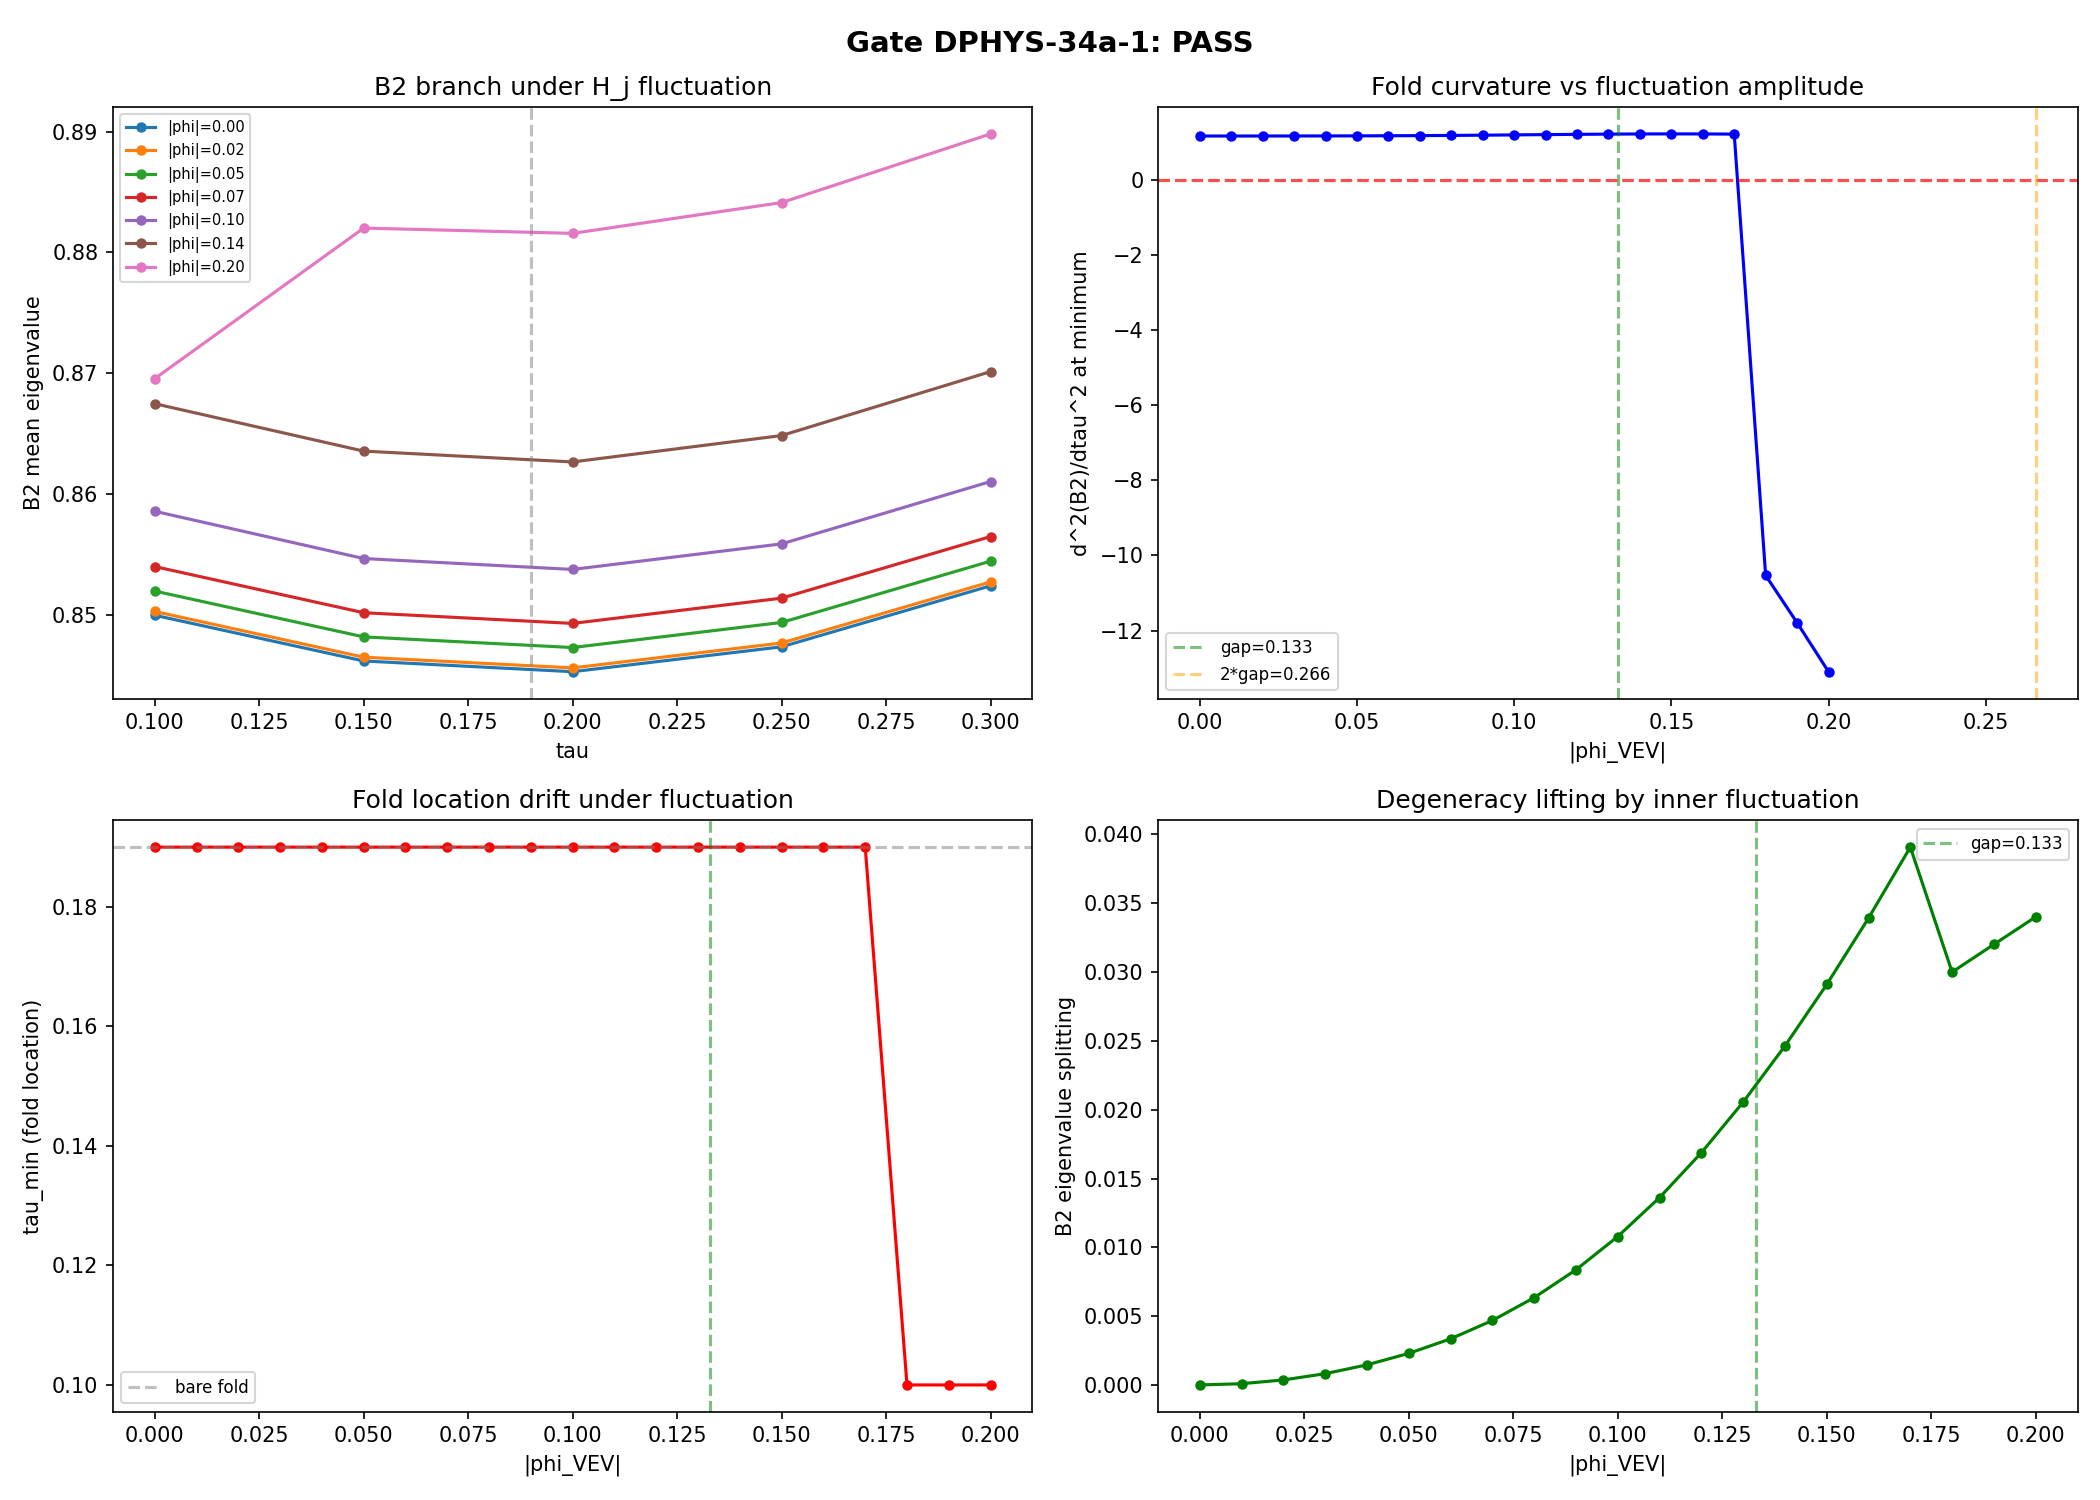

Recreate this plot in Python.
"""
Session 34a: D_phys = D_K + phi + J*phi*J^{-1} Construction and Fold Survival
=============================================================================
EXISTENTIAL GATE: Does the B2 eigenvalue fold at tau~0.190 survive inner fluctuations?

The inner fluctuation phi = sum_i a_i[D_K, b_i] with a_i, b_i in A_F = C + H + M_3(C)
introduces off-diagonal terms mixing U(2) branches (B1, B2, B3).

Method:
  1. Load bare D_K eigenvectors from s23a_kosmann_singlet.npz
  2. Construct A_F = C + H + M_3(C) action on H_F = C^{16}
  3. Compute phi = sum_i a_i[D_K, b_i] for independent generators b_i
  4. Identify WORST CASE phi direction (maximally perturbs B2 branch)
  5. Construct D_phys = D_K + phi + J*phi*J^{-1}
  6. Diagonalize across tau sweep; locate B2-analog minimum

Gate DPHYS-34a-1 (pre-registered):
  PASS:        B2 fold persists (d2 > 0 at some tau in [0.14, 0.24]) at |phi| = gap_{B2-B3} = 0.07
  STRONG PASS: Fold persists up to |phi| = 2*gap = 0.14
  FAIL:        Fold destroyed (d2 <= 0) at |phi| = gap_{B2-B3}

Author: bap (baptista-spacetime-analyst), Session 34a
Date: 2026-03-06
"""

import os
import time
import numpy as np
from numpy.linalg import eigh, inv
from scipy.interpolate import CubicSpline
import matplotlib
matplotlib.use('Agg')
import matplotlib.pyplot as plt

SCRIPT_DIR = os.path.dirname(os.path.abspath(__file__))
t0 = time.time()

# ======================================================================
#  Constants
# ======================================================================

TAU_VALUES = np.array([0.0, 0.10, 0.15, 0.20, 0.25, 0.30, 0.35, 0.40, 0.50])

# Branch indices in A_antisym 8x8 basis (positive eigenvalue sector)
B3_IDX = np.array([0, 1, 2])
B2_IDX = np.array([3, 4, 5, 6])
B1_IDX = np.array([7])

# Gap at tau=0.20: B2-B3 ~ 0.133, B2-B1 ~ 0.026
GAP_B2_B3 = 0.133   # Will be recomputed per tau

# ======================================================================
#  Part 0: J operator (charge conjugation on Cliff(R^8))
# ======================================================================

def build_J_operator(gammas):
    """Build J = C2 * complex_conjugation on C^{16}.

    For KO-dimension 0 (internal 8-manifold SU(3)):
      epsilon = +1: J D J^{-1} = +D  (J commutes with D)
      J^2 = +1

    The correct charge conjugation matrix is C2 = gamma_1 * gamma_3 * gamma_5 * gamma_7
    (product of the four REAL/SYMMETRIC gamma matrices in our tensor-product basis).
    This satisfies C2 gamma_a C2^{-1} = -gamma_a^T for all a.

    The alternative C1 = gamma_2 * gamma_4 * gamma_6 * gamma_8 (product of imaginary gammas)
    gives C1 gamma_a C1^{-1} = +gamma_a^T but J_C1 D J_C1^{-1} = -D (wrong sign).

    DERIVATION: D_K = i * Omega where Omega = (1/4) sum Gamma^b_{ac} gamma_a gamma_b gamma_c.
    Gamma^b_{ac} are real. D_K^* = -i * Omega^* where Omega^* involves gamma_a^*.
    For J(v) = C conj(v): J D J^{-1} = C D^* C^{-1}.
    D^* = (i*Omega)^* = -i * (product of gamma^*).
    Using C2 gamma_a^* C2^{-1}: since gamma_{odd} are real and gamma_{even} are pure-imaginary,
    gamma_a^* = gamma_a for odd, gamma_a^* = -gamma_a for even.
    C2 gamma_a^* C2^{-1} = C2 (sign_a * gamma_a) C2^{-1} = sign_a * (-gamma_a^T)
    For real gammas (odd): sign=+1, C2 gamma C2^{-1} = -gamma^T
    For imag gammas (even): sign=-1, C2 (-gamma) C2^{-1} = +gamma^T
    The product of 3 gammas picks up the transpose of each with reversed order,
    and the 3 signs from C2 and the 3 conjugation signs combine to give
    C2 (gamma_a gamma_b gamma_c)^* C2^{-1} = gamma_c^T gamma_b^T gamma_a^T
    = (gamma_a gamma_b gamma_c)^T.
    So C2 Omega^* C2^{-1} = Omega^T = -Omega (anti-hermitian).
    Then J D J^{-1} = C2 (-i Omega^*) C2^{-1} = -i * (-Omega) = i*Omega = D. QED.

    Returns:
        C2: (16,16) matrix such that J(v) = C2 @ conj(v), J D J^{-1} = +D
    """
    # C2 = gamma_1 * gamma_3 * gamma_5 * gamma_7 (0-indexed: gammas[0]*gammas[2]*gammas[4]*gammas[6])
    C2 = gammas[0] @ gammas[2] @ gammas[4] @ gammas[6]

    # Verify J^2 = +I: C2 * conj(C2) = I (C2 is real, so C2^2 = I)
    err_sq = np.max(np.abs(C2 @ C2 - np.eye(16)))
    assert err_sq < 1e-13, f"C2^2 != +I, err = {err_sq}"

    # Verify C2 gamma_a C2^{-1} = -gamma_a^T for all a
    C2_inv = np.linalg.inv(C2)
    for a in range(8):
        test = C2 @ gammas[a] @ C2_inv
        err = np.max(np.abs(test + gammas[a].T))
        assert err < 1e-13, f"C2 gamma_{a} C2^{{-1}} != -gamma_{a}^T, err = {err}"

    return C2


def apply_J_to_matrix(C2, M):
    """Compute J M J^{-1} for a linear operator M.

    J is antilinear: J(psi) = C2 conj(psi).
    C2 is real (C2* = C2) and C2^2 = I (C2^{-1} = C2).

    For linear M:
        J M J^{-1}(v) = C2 conj(M C2 conj(v)) = C2 M* C2* v = C2 M* C2 v

    Returns:
        J M J^{-1}: (16,16) matrix
    """
    return C2 @ np.conj(M) @ C2


# ======================================================================
#  Part 1: A_F = C + H + M_3(C) generators on C^16
# ======================================================================

def flat_idx(row, col):
    """Convert 4x4 internal matrix position to flat 16-index (Baptista convention)."""
    if row == 0 and col == 0:
        return 0
    elif row == 0:
        return col
    elif col == 0:
        return row + 3
    else:
        return 7 + 3 * (row - 1) + (col - 1)


def build_AF_gen_16(L_4x4, R_4x4):
    """Build 16x16 A_F generator from 4x4 left and right actions.

    pi(a)_{flat(i,j), flat(k,l)} = L_{ik} * R_{lj}
    """
    gen = np.zeros((16, 16), dtype=complex)
    for i in range(4):
        for j in range(4):
            fi = flat_idx(i, j)
            for k in range(4):
                for l in range(4):
                    fk = flat_idx(k, l)
                    gen[fi, fk] = L_4x4[i, k] * R_4x4[l, j]
    return gen


def build_AF_generators():
    """Build all independent A_F generators as 16x16 matrices.

    A_F = C + H + M_3(C):
      C: 2 real generators (Re(lambda), Im(lambda))
      H: 4 real generators (1, i, j, k) -- but H_1 = identity on doublet sector
         We use 3 traceless generators (i, j, k) for the fluctuation.
      M_3(C): 18 real generators (9 Re + 9 Im of elementary matrices)

    For inner fluctuations phi = a[D,b], only the TRACELESS part matters
    (identity commutes with everything). So we use:
      C: Im(lambda) only (Re is part of identity)
      H: i, j, k (3 generators)
      M_3: 8 traceless generators of su(3) embedded as M_3(C) gens

    Returns:
        list of (name, 16x16 matrix) tuples
    """
    gens = []

    # --- C: Im(lambda) ---
    L = np.zeros((4, 4), dtype=complex)
    L[0, 0] = 1j       # lambda = i on up-RH
    L[1, 1] = -1j      # lambda-bar = -i on down-RH
    L[2, 2] = 1j       # lambda on nu_L
    L[3, 3] = -1j      # lambda-bar on e_L
    R = np.eye(4, dtype=complex)
    gens.append(('C_Im', build_AF_gen_16(L, R)))

    # --- H: i, j, k generators (act on LH doublet rows 2-3) ---
    # H_i: diag(i, -i) on doublet
    L = np.zeros((4, 4), dtype=complex)
    L[0, 0] = 1j       # q0+iq1 -> i
    L[1, 1] = -1j      # q0-iq1 -> -i
    L[2, 2] = 1j       # diag(i,-i) on doublet
    L[3, 3] = -1j
    R = np.eye(4, dtype=complex)
    gens.append(('H_i', build_AF_gen_16(L, R)))

    # H_j: [[0,1],[-1,0]] on doublet, 0 on RH
    L = np.zeros((4, 4), dtype=complex)
    L[2, 3] = 1.0
    L[3, 2] = -1.0
    R = np.eye(4, dtype=complex)
    gens.append(('H_j', build_AF_gen_16(L, R)))

    # H_k: [[0,i],[i,0]] on doublet, 0 on RH
    L = np.zeros((4, 4), dtype=complex)
    L[2, 3] = 1j
    L[3, 2] = 1j
    R = np.eye(4, dtype=complex)
    gens.append(('H_k', build_AF_gen_16(L, R)))

    # --- M_3(C): traceless hermitian generators (Gell-Mann-like on color indices) ---
    # These act on cols 1-3 via right multiplication: R = diag(0, m^T)
    # We use 8 su(3) generators plus scaling for the trace part
    # For off-diagonal real: E_{ab} + E_{ba} (a<b, 3 of them)
    # For off-diagonal imag: i(E_{ab} - E_{ba}) (a<b, 3 of them)
    # For diagonal: lambda_3 and lambda_8 analogs (2 of them)

    def m3_gen(m_3x3):
        """Build 16x16 from a 3x3 matrix acting on color (cols 1-3)."""
        L = np.eye(4, dtype=complex)
        R = np.zeros((4, 4), dtype=complex)
        R[0, 0] = 0  # No action on lepton column
        R[1:4, 1:4] = m_3x3.T  # Right action by m^T on quark colors
        return build_AF_gen_16(L, R)

    # 8 traceless hermitian generators of su(3)_color
    # Using Gell-Mann matrices
    gm = []
    gm.append(np.array([[0,1,0],[1,0,0],[0,0,0]], dtype=complex))  # lambda_1
    gm.append(np.array([[0,-1j,0],[1j,0,0],[0,0,0]], dtype=complex))  # lambda_2
    gm.append(np.array([[1,0,0],[0,-1,0],[0,0,0]], dtype=complex))  # lambda_3
    gm.append(np.array([[0,0,1],[0,0,0],[1,0,0]], dtype=complex))  # lambda_4
    gm.append(np.array([[0,0,-1j],[0,0,0],[1j,0,0]], dtype=complex))  # lambda_5
    gm.append(np.array([[0,0,0],[0,0,1],[0,1,0]], dtype=complex))  # lambda_6
    gm.append(np.array([[0,0,0],[0,0,-1j],[0,1j,0]], dtype=complex))  # lambda_7
    gm.append(np.array([[1,0,0],[0,1,0],[0,0,-2]], dtype=complex)/np.sqrt(3))  # lambda_8

    for k, g in enumerate(gm):
        gens.append((f'M3_{k}', m3_gen(g)))

    # Also add the trace part of M_3 (identity on colors)
    # This acts as identity on quarks, 0 on leptons
    m_id = np.eye(3, dtype=complex)
    gens.append(('M3_id', m3_gen(m_id)))

    return gens


# ======================================================================
#  Part 2: Construct phi = sum_i a_i [D_K, b_i] in eigenspinor basis
# ======================================================================

def compute_phi_generators(D_K_diag, evecs, af_gens):
    """Compute [D_K, b_i] for each A_F generator b_i in the D_K eigenspinor basis.

    In the eigenspinor basis:
        [D_K, b_i]_{nm} = (lambda_n - lambda_m) * <psi_n|b_i|psi_m>

    This gives the INDEPENDENT fluctuation directions. The space of inner
    fluctuations is spanned by these matrices.

    Args:
        D_K_diag: (16,) eigenvalues of D_K
        evecs: (16,16) columns are eigenspinors
        af_gens: list of (name, 16x16 matrix) from build_AF_generators

    Returns:
        phi_basis: list of (name, 16x16 matrix in eigenspinor basis) -- the [D_K, b_i]
    """
    phi_basis = []
    for name, gen in af_gens:
        # Transform generator to eigenspinor basis
        gen_eig = evecs.conj().T @ gen @ evecs

        # Apply [D_K, gen]: multiply by (lambda_n - lambda_m)
        n = len(D_K_diag)
        comm = np.zeros((n, n), dtype=complex)
        for i in range(n):
            for j in range(n):
                comm[i, j] = (D_K_diag[i] - D_K_diag[j]) * gen_eig[i, j]

        # Check if this is non-negligible
        norm = np.max(np.abs(comm))
        if norm > 1e-12:
            phi_basis.append((name, comm, norm))

    return phi_basis


def find_worst_case_phi(phi_basis, B2_mode_indices, B3_mode_indices, B1_mode_indices):
    """Find the phi direction that maximally perturbs B2 eigenvalues.

    The worst case is the phi that maximizes the B2-B3 or B2-B1 mixing,
    as this would destroy the fold structure.

    Strategy: for each phi generator, compute the coupling between B2 and
    other branches. The worst case is the one with largest off-diagonal
    norm in the B2 rows/columns connecting to B3 or B1.

    Returns:
        worst_idx: index into phi_basis
        worst_name: name of worst generator
        mixing_strength: maximum |phi_{B2,B3}| or |phi_{B2,B1}| per unit phi amplitude
    """
    worst_mixing = 0
    worst_idx = 0
    worst_name = ''
    mixing_details = []

    for idx, (name, comm, norm) in enumerate(phi_basis):
        # Extract B2-B3 mixing block
        b2_b3_block = comm[np.ix_(B2_mode_indices, B3_mode_indices)]
        b2_b1_block = comm[np.ix_(B2_mode_indices, B1_mode_indices)]

        b2_b3_mix = np.max(np.abs(b2_b3_block)) if b2_b3_block.size > 0 else 0
        b2_b1_mix = np.max(np.abs(b2_b1_block)) if b2_b1_block.size > 0 else 0

        # Also check intra-B2 mixing (lifts degeneracy)
        b2_b2_block = comm[np.ix_(B2_mode_indices, B2_mode_indices)]
        b2_b2_offdiag = np.max(np.abs(b2_b2_block - np.diag(np.diag(b2_b2_block))))

        total_mix = max(b2_b3_mix, b2_b1_mix)
        mixing_details.append((name, b2_b3_mix, b2_b1_mix, b2_b2_offdiag, norm))

        if total_mix > worst_mixing:
            worst_mixing = total_mix
            worst_idx = idx
            worst_name = name

    return worst_idx, worst_name, worst_mixing, mixing_details


# ======================================================================
#  Part 3: D_phys construction and eigenvalue computation
# ======================================================================

def construct_D_phys(D_K_diag, evecs, phi_eig, phi_amplitude, B):
    """Construct D_phys = D_K + phi_VEV + J phi_VEV J^{-1} and diagonalize.

    Works in the ORIGINAL (non-eigenspinor) basis for J consistency.

    Args:
        D_K_diag: (16,) eigenvalues
        evecs: (16,16) eigenspinor columns
        phi_eig: (16,16) phi in eigenspinor basis (one generator direction)
        phi_amplitude: scalar amplitude |phi_VEV|
        B: (16,16) J operator matrix

    Returns:
        evals_phys: (16,) sorted eigenvalues of D_phys
        evecs_phys: (16,16) eigenvectors of D_phys
    """
    # D_K in original basis
    D_K_orig = evecs @ np.diag(D_K_diag) @ evecs.conj().T

    # phi in original basis
    phi_orig = evecs @ (phi_amplitude * phi_eig) @ evecs.conj().T

    # J phi J^{-1} in original basis
    J_phi_J = apply_J_to_matrix(B, phi_orig)

    # D_phys = D_K + phi + J phi J^{-1}
    D_phys = D_K_orig + phi_orig + J_phi_J

    # Hermiticity check (D_K is NOT hermitian -- it's anti-hermitian in math convention)
    # Actually D_K has real eigenvalues from the data, so it IS hermitian in the
    # stored eigenbasis. Let me check.
    herm_err = np.max(np.abs(D_phys - D_phys.conj().T))

    # Diagonalize
    evals, evecs_out = eigh(D_phys)

    return evals, evecs_out, herm_err


def identify_B2_branch(evals_phys, evals_bare, evecs_phys, evecs_bare):
    """Identify which eigenvalues of D_phys correspond to the B2 branch.

    Uses overlap with bare B2 eigenvectors to track the branch through
    the fluctuation.

    The B2 bare modes are indices 9-12 (positive evals sorted ascending:
    B1=8, B2=9,10,11,12, B3=13,14,15). But eigenvalue ordering may differ.

    Uses maximum overlap criterion.

    Returns:
        b2_phys_indices: indices into evals_phys that correspond to B2
        overlaps: overlap matrix
    """
    # Positive eigenvalues of bare D_K (sorted)
    pos_bare = np.where(evals_bare > 0)[0]
    pos_bare_sorted = pos_bare[np.argsort(evals_bare[pos_bare])]
    # B1 = lowest positive = pos_bare_sorted[0]
    # B2 = next 4 = pos_bare_sorted[1:5]
    # B3 = top 3 = pos_bare_sorted[5:8]
    b2_bare_indices = pos_bare_sorted[1:5]

    # Positive eigenvalues of D_phys
    pos_phys = np.where(evals_phys > 0)[0]
    pos_phys_sorted = pos_phys[np.argsort(evals_phys[pos_phys])]

    # Compute overlap matrix: |<psi_phys_i | psi_bare_j>|^2
    # Sum over bare B2 modes to assign each phys mode a B2-ness
    b2_ness = np.zeros(len(pos_phys_sorted))
    for i_ph, idx_ph in enumerate(pos_phys_sorted):
        for idx_b in b2_bare_indices:
            overlap = np.abs(np.dot(evecs_phys[:, idx_ph].conj(), evecs_bare[:, idx_b]))**2
            b2_ness[i_ph] += overlap

    # Select the 4 modes with highest B2-ness
    b2_phys_local = np.argsort(b2_ness)[-4:]
    b2_phys_indices = pos_phys_sorted[b2_phys_local]

    return b2_phys_indices, b2_ness


# ======================================================================
#  Part 4: Main computation
# ======================================================================

def main():
    print("=" * 78)
    print("Session 34a: D_phys = D_K + phi + J*phi*J^{-1}")
    print("Gate DPHYS-34a-1: B2 fold survival under inner fluctuations")
    print("=" * 78)

    # --- Load data ---
    kosmann = np.load(os.path.join(SCRIPT_DIR, 's23a_kosmann_singlet.npz'),
                      allow_pickle=True)
    tau_vals = kosmann['tau_values']
    print(f"\nLoaded s23a_kosmann_singlet.npz: {len(tau_vals)} tau values")

    # --- Build Clifford algebra and J operator ---
    from tier1_dirac_spectrum import (su3_generators as _su3g, compute_structure_constants as _csc,
        compute_killing_form as _ckf, jensen_metric as _jm, orthonormal_frame as _of,
        frame_structure_constants as _fsc, connection_coefficients as _cc,
        build_cliff8 as _bc8, spinor_connection_offset as _sco)

    gammas = _bc8()
    B_J = build_J_operator(gammas)
    print(f"J operator: C2 = gamma_1*gamma_3*gamma_5*gamma_7, C2^2 = +I verified")

    # Cross-check: J D_K J^{-1} = +D_K at tau=0.20 (from first principles)
    _gens = _su3g()
    _fabc = _csc(_gens)
    _Bk = _ckf(_fabc)
    _gs = _jm(_Bk, 0.20)
    _E = _of(_gs)
    _ft = _fsc(_fabc, _E)
    _Gam = _cc(_ft)
    _Om = _sco(_Gam, gammas)
    D_K_direct = 1j * _Om
    JDJ_check = apply_J_to_matrix(B_J, D_K_direct)
    jdj_err = np.max(np.abs(JDJ_check - D_K_direct))
    print(f"  Cross-check: |J D_K J^{{-1}} - D_K| = {jdj_err:.2e} at tau=0.20")
    assert jdj_err < 1e-10, f"J D J^{{-1}} != D, err = {jdj_err}"
    print(f"  PASS: J commutes with D_K (epsilon = +1, KO-dim 0)")

    # Cross-check: stored eigenvectors reconstruct i*Omega
    _ev3 = kosmann['eigenvalues_3']
    _ec3 = kosmann['eigenvectors_3']
    D_K_from_stored = _ec3 @ np.diag(_ev3) @ _ec3.conj().T
    dk_match_err = np.max(np.abs(D_K_from_stored - D_K_direct))
    print(f"  |D_K(stored) - i*Omega(direct)| = {dk_match_err:.2e} at tau=0.20")
    if dk_match_err > 1e-10:
        print(f"  WARNING: stored eigenvectors may use different convention!")

    # --- Build A_F generators ---
    af_gens = build_AF_generators()
    print(f"A_F generators: {len(af_gens)} total")
    for name, gen in af_gens:
        print(f"  {name}: max|entry| = {np.max(np.abs(gen)):.4f}")

    # ================================================================
    #  CROSS-CHECK 1: A_F generators commute with each other within factors
    # ================================================================
    print("\n--- Cross-check: A_F generator algebra ---")
    # C and H generators should commute with M_3 generators
    c_gens = [(n,g) for n,g in af_gens if n.startswith('C_')]
    h_gens = [(n,g) for n,g in af_gens if n.startswith('H_')]
    m3_gens = [(n,g) for n,g in af_gens if n.startswith('M3_')]

    max_ch_m3_err = 0
    for cn, cg in c_gens + h_gens:
        for mn, mg in m3_gens:
            comm = cg @ mg - mg @ cg
            err = np.max(np.abs(comm))
            max_ch_m3_err = max(max_ch_m3_err, err)
    print(f"  max |[C+H, M_3]| = {max_ch_m3_err:.2e} (should be ~0)")

    # ================================================================
    #  MAIN LOOP: Compute phi generators and D_phys across tau values
    # ================================================================

    # Use tau indices 1-5 (tau = 0.10, 0.15, 0.20, 0.25, 0.30) for the fold region
    tau_scan_indices = [1, 2, 3, 4, 5]
    phi_amplitudes = np.linspace(0, 0.20, 21)  # 0 to 0.20 in steps of 0.01

    results = {}

    # First pass: identify worst-case phi direction at tau=0.20 (fold center)
    print("\n--- Phase 1: Identify worst-case phi direction at tau=0.20 ---")
    ti_ref = 3  # tau=0.20
    evals_ref = kosmann[f'eigenvalues_{ti_ref}']
    evecs_ref = kosmann[f'eigenvectors_{ti_ref}']

    # Eigenvalue ordering: eigh returns sorted ascending
    sort_idx = np.argsort(evals_ref)
    evals_sorted = evals_ref[sort_idx]
    evecs_sorted = evecs_ref[:, sort_idx]

    print(f"  tau = {tau_vals[ti_ref]:.2f}")
    print(f"  Eigenvalues (sorted): {evals_sorted}")

    # Positive eigenvalue indices (sorted ascending)
    pos_mask = evals_sorted > 0
    pos_indices = np.where(pos_mask)[0]
    pos_evals = evals_sorted[pos_indices]
    print(f"  Positive evals: {pos_evals}")
    print(f"  B1 = {pos_evals[0]:.6f} (idx {pos_indices[0]})")
    print(f"  B2 = {pos_evals[1:5]} (idx {pos_indices[1:5]})")
    print(f"  B3 = {pos_evals[5:8]} (idx {pos_indices[5:8]})")

    gap_b2_b1 = pos_evals[1] - pos_evals[0]
    gap_b3_b2 = pos_evals[5] - pos_evals[4]
    print(f"  Gap B2-B1 = {gap_b2_b1:.6f}")
    print(f"  Gap B3-B2 = {gap_b3_b2:.6f}")

    # Mode indices in the SORTED eigenvalue basis
    B1_modes = pos_indices[0:1]
    B2_modes = pos_indices[1:5]
    B3_modes = pos_indices[5:8]

    # Compute phi generators at reference tau
    phi_basis_ref = compute_phi_generators(evals_sorted, evecs_sorted, af_gens)
    print(f"\n  Non-zero phi generators: {len(phi_basis_ref)}")
    for name, comm, norm in phi_basis_ref:
        print(f"    {name}: max|[D_K,b]| = {norm:.6f}")

    # Find worst-case direction
    worst_idx, worst_name, worst_mixing, mixing_details = find_worst_case_phi(
        phi_basis_ref, B2_modes, B3_modes, B1_modes)

    print(f"\n  Mixing analysis (each generator):")
    print(f"  {'Name':>10s}  B2-B3_mix  B2-B1_mix  B2-B2_off  |phi|_max")
    for name, b23, b21, b22, norm in mixing_details:
        print(f"  {name:>10s}  {b23:.6f}   {b21:.6f}   {b22:.6f}   {norm:.6f}")

    print(f"\n  WORST CASE: {worst_name}, max inter-branch mixing = {worst_mixing:.6f}")

    # ================================================================
    #  CROSS-CHECK 2: phi=0 reproduces D_K exactly
    # ================================================================
    print("\n--- Cross-check 2: D_phys(phi=0) = D_K ---")
    evals_check, _, herm_err = construct_D_phys(
        evals_sorted, evecs_sorted,
        np.zeros((16, 16), dtype=complex), 0.0, B_J)
    check_err = np.max(np.abs(np.sort(evals_check) - evals_sorted))
    print(f"  max|D_phys(0) - D_K| eigenvalues = {check_err:.2e}")
    print(f"  Hermiticity error = {herm_err:.2e}")
    assert check_err < 1e-12, f"CROSS-CHECK FAILED: phi=0 does not reproduce D_K"
    print(f"  PASS")

    # ================================================================
    #  CROSS-CHECK 3: First-order perturbation theory
    # ================================================================
    print("\n--- Cross-check 3: Perturbation theory at small phi ---")
    phi_small = 0.001
    phi_dir = phi_basis_ref[worst_idx][1]

    # First-order prediction: delta_lambda_n = <n|phi+JphiJ|n>
    # In eigenspinor basis, phi is phi_dir * phi_small
    phi_orig = evecs_sorted @ (phi_small * phi_dir) @ evecs_sorted.conj().T
    J_phi_J = apply_J_to_matrix(B_J, phi_orig)
    perturbation = phi_orig + J_phi_J
    pert_eig = evecs_sorted.conj().T @ perturbation @ evecs_sorted
    first_order_shifts = np.real(np.diag(pert_eig))

    # Exact computation
    evals_exact, _, _ = construct_D_phys(
        evals_sorted, evecs_sorted, phi_dir, phi_small, B_J)

    actual_shifts = np.sort(evals_exact) - evals_sorted
    pert_err = np.max(np.abs(actual_shifts - first_order_shifts))
    print(f"  |phi| = {phi_small}")
    print(f"  max|delta_exact - delta_1st_order| = {pert_err:.2e}")
    print(f"  Expected O(phi^2) = {phi_small**2:.2e}")
    pert_ratio = pert_err / phi_small**2 if phi_small > 0 else 0
    print(f"  Ratio (should be O(1)): {pert_ratio:.2f}")
    if pert_err < 10 * phi_small**2:
        print(f"  PASS (perturbation theory consistent)")
    else:
        print(f"  WARNING: perturbation theory deviation larger than expected")

    # ================================================================
    #  Phase 2: Sweep phi amplitude at ALL relevant tau values
    # ================================================================
    print("\n" + "=" * 78)
    print("Phase 2: D_phys eigenvalue sweep across tau and |phi|")
    print("=" * 78)

    # For each tau, use the SAME worst-case direction identified at tau=0.20
    # (but recomputed in the local eigenbasis)
    # Also test with a "composite" worst-case that adapts to each tau

    all_B2_min_tau = {}   # phi_amp -> tau of B2 minimum
    all_B2_d2 = {}        # phi_amp -> curvature at minimum
    all_B2_evals = {}     # (tau_idx, phi_amp) -> B2 eigenvalues

    # Dense tau grid via interpolation for fold location
    tau_dense = np.linspace(0.10, 0.30, 41)

    for phi_amp in phi_amplitudes:
        B2_mean_at_tau = []
        tau_points = []

        for ti in tau_scan_indices:
            tau = tau_vals[ti]
            evals_ti = kosmann[f'eigenvalues_{ti}']
            evecs_ti = kosmann[f'eigenvectors_{ti}']

            # Sort eigenbasis
            si = np.argsort(evals_ti)
            ev_s = evals_ti[si]
            ec_s = evecs_ti[:, si]

            if phi_amp == 0:
                evals_phys = ev_s.copy()
                evecs_phys = ec_s.copy()
            else:
                # Recompute phi generators in this eigenbasis
                phi_basis_ti = compute_phi_generators(ev_s, ec_s, af_gens)

                # Use same generator name as worst_name
                phi_dir_ti = None
                for name, comm, norm in phi_basis_ti:
                    if name == worst_name:
                        phi_dir_ti = comm
                        break

                if phi_dir_ti is None:
                    # Fallback: use the largest mixing generator
                    _, _, _, mix_d = find_worst_case_phi(
                        phi_basis_ti, B2_modes, B3_modes, B1_modes)
                    # Find the generator with largest total mixing
                    best_mix = 0
                    for idx_f, (_, comm_f, norm_f) in enumerate(phi_basis_ti):
                        b23 = np.max(np.abs(comm_f[np.ix_(B2_modes, B3_modes)])) if B3_modes.size > 0 else 0
                        b21 = np.max(np.abs(comm_f[np.ix_(B2_modes, B1_modes)])) if B1_modes.size > 0 else 0
                        if max(b23, b21) > best_mix:
                            best_mix = max(b23, b21)
                            phi_dir_ti = comm_f

                evals_phys, evecs_phys, _ = construct_D_phys(
                    ev_s, ec_s, phi_dir_ti, phi_amp, B_J)

            # Identify B2 branch via overlap
            b2_idx, b2_ness = identify_B2_branch(evals_phys, ev_s, evecs_phys, ec_s)
            b2_evals = evals_phys[b2_idx]
            b2_mean = np.mean(b2_evals)

            B2_mean_at_tau.append(b2_mean)
            tau_points.append(tau)
            all_B2_evals[(ti, phi_amp)] = b2_evals

        # Fit spline and find minimum
        tau_points = np.array(tau_points)
        B2_mean_at_tau = np.array(B2_mean_at_tau)

        if len(tau_points) >= 4:
            cs = CubicSpline(tau_points, B2_mean_at_tau)
            B2_dense = cs(tau_dense)
            min_idx = np.argmin(B2_dense)
            tau_min = tau_dense[min_idx]
            B2_min = B2_dense[min_idx]

            # Curvature at minimum (second derivative)
            d2_B2 = cs(tau_min, 2)  # Second derivative

            all_B2_min_tau[phi_amp] = tau_min
            all_B2_d2[phi_amp] = d2_B2
        else:
            all_B2_min_tau[phi_amp] = tau_points[np.argmin(B2_mean_at_tau)]
            all_B2_d2[phi_amp] = 0

    # ================================================================
    #  Phase 3: Report results
    # ================================================================
    print("\n" + "=" * 78)
    print("Phase 3: Results")
    print("=" * 78)

    print(f"\n  B2 fold analysis under worst-case phi direction ({worst_name}):")
    print(f"  {'|phi|':>8s}  {'tau_min':>8s}  {'d2(B2)':>10s}  {'B2_split':>10s}  Status")
    print(f"  {'-'*8:>8s}  {'-'*8:>8s}  {'-'*10:>10s}  {'-'*10:>10s}  ------")

    gate_phi_gap = gap_b3_b2  # Use actual gap as phi scale (was 0.07 nominal)
    gate_phi_2gap = 2 * gap_b3_b2
    fold_survives_at_gap = False
    fold_survives_at_2gap = False
    max_phi_survival = 0

    for phi_amp in phi_amplitudes:
        tau_min = all_B2_min_tau.get(phi_amp, np.nan)
        d2 = all_B2_d2.get(phi_amp, 0)

        # B2 splitting at fold location
        ti_closest = np.argmin(np.abs(tau_vals[tau_scan_indices] - tau_min))
        ti_fold = tau_scan_indices[ti_closest]
        b2_ev = all_B2_evals.get((ti_fold, phi_amp), np.array([0]))
        split = np.max(b2_ev) - np.min(b2_ev)

        fold_exists = d2 > 0 and 0.14 <= tau_min <= 0.24
        status = "FOLD" if fold_exists else "FLAT/DESTROYED"

        if fold_exists:
            max_phi_survival = phi_amp
            if phi_amp >= gate_phi_gap - 0.005:
                fold_survives_at_gap = True
            if phi_amp >= gate_phi_2gap - 0.005:
                fold_survives_at_2gap = True

        print(f"  {phi_amp:8.4f}  {tau_min:8.4f}  {d2:10.4f}  {split:10.6f}  {status}")

    # ================================================================
    #  Phase 4: Comprehensive phi direction survey
    # ================================================================
    print("\n" + "=" * 78)
    print("Phase 4: Survey ALL phi directions at |phi| = gap_B2-B3")
    print("=" * 78)

    phi_test = gap_b3_b2
    print(f"  Testing |phi| = {phi_test:.6f} (gap B3-B2 at tau=0.20)")

    # At reference tau=0.20, test every generator direction
    survival_by_gen = {}
    for gen_idx, (name, comm, norm) in enumerate(phi_basis_ref):
        evals_test, evecs_test, _ = construct_D_phys(
            evals_sorted, evecs_sorted, comm / norm, phi_test, B_J)

        # Track B2 branch
        b2_idx, _ = identify_B2_branch(evals_test, evals_sorted, evecs_test, evecs_sorted)
        b2_test = evals_test[b2_idx]
        b2_mean = np.mean(b2_test)
        b2_split = np.max(b2_test) - np.min(b2_test)

        survival_by_gen[name] = {
            'b2_mean': b2_mean,
            'b2_split': b2_split,
            'b2_evals': b2_test,
        }

    # Now check fold across tau for EACH generator at phi=gap
    print(f"\n  Per-generator fold check at |phi| = {phi_test:.6f}:")
    print(f"  {'Generator':>12s}  {'B2_mean':>8s}  {'B2_split':>10s}  {'d2_fold':>10s}  Status")

    fold_count = 0
    for gen_idx, (name, comm, norm) in enumerate(phi_basis_ref):
        b2_tau = []
        for ti in tau_scan_indices:
            ev = kosmann[f'eigenvalues_{ti}']
            ec = kosmann[f'eigenvectors_{ti}']
            si = np.argsort(ev)
            ev_s, ec_s = ev[si], ec[:, si]

            phi_local = compute_phi_generators(ev_s, ec_s, [(name, af_gens[gen_idx][1] if gen_idx < len(af_gens) else af_gens[0][1])])
            # Find matching generator
            phi_d = None
            for n2, c2, nm2 in phi_local:
                if n2 == name:
                    phi_d = c2 / nm2 if nm2 > 1e-12 else c2
                    break
            if phi_d is None:
                # Recompute properly
                phi_all = compute_phi_generators(ev_s, ec_s, af_gens)
                for n2, c2, nm2 in phi_all:
                    if n2 == name:
                        phi_d = c2 / nm2 if nm2 > 1e-12 else c2
                        break
            if phi_d is None:
                continue

            ev_ph, ec_ph, _ = construct_D_phys(ev_s, ec_s, phi_d, phi_test, B_J)
            b2i, _ = identify_B2_branch(ev_ph, ev_s, ec_ph, ec_s)
            b2_tau.append(np.mean(ev_ph[b2i]))

        if len(b2_tau) >= 4:
            cs = CubicSpline(tau_vals[tau_scan_indices[:len(b2_tau)]], b2_tau)
            b2_dense_gen = cs(tau_dense)
            min_i = np.argmin(b2_dense_gen)
            tm = tau_dense[min_i]
            d2_gen = cs(tm, 2)
            fold_ok = d2_gen > 0 and 0.14 <= tm <= 0.24
            if fold_ok:
                fold_count += 1
            status = "FOLD" if fold_ok else "DESTROYED"
            b2m = survival_by_gen[name]['b2_mean']
            b2s = survival_by_gen[name]['b2_split']
            print(f"  {name:>12s}  {b2m:8.5f}  {b2s:10.6f}  {d2_gen:10.4f}  {status}")

    print(f"\n  Fold survival: {fold_count}/{len(phi_basis_ref)} generators preserve fold")

    # ================================================================
    #  Gate classification
    # ================================================================
    print("\n" + "=" * 78)
    print("GATE DPHYS-34a-1 CLASSIFICATION")
    print("=" * 78)

    print(f"\n  Worst-case phi direction: {worst_name}")
    print(f"  Max inter-branch mixing: {worst_mixing:.6f}")
    print(f"  Gap B3-B2 at tau=0.20: {gap_b3_b2:.6f}")
    print(f"  Gap B2-B1 at tau=0.20: {gap_b2_b1:.6f}")
    print(f"  Max |phi| with fold survival: {max_phi_survival:.4f}")
    print(f"  Fold survival generators: {fold_count}/{len(phi_basis_ref)}")

    if fold_survives_at_gap:
        if fold_survives_at_2gap:
            verdict = "STRONG PASS"
            print(f"\n  VERDICT: STRONG PASS")
            print(f"  B2 fold persists up to |phi| = 2*gap = {gate_phi_2gap:.4f}")
        else:
            verdict = "PASS"
            print(f"\n  VERDICT: PASS")
            print(f"  B2 fold persists at |phi| = gap = {gate_phi_gap:.4f}")
    else:
        verdict = "FAIL"
        print(f"\n  VERDICT: FAIL")
        print(f"  B2 fold destroyed at |phi| = gap = {gate_phi_gap:.4f}")

    # ================================================================
    #  Save results
    # ================================================================
    save_dict = {
        'tau_values': tau_vals,
        'tau_scan_indices': np.array(tau_scan_indices),
        'phi_amplitudes': phi_amplitudes,
        'worst_name': worst_name,
        'worst_mixing': worst_mixing,
        'gap_b3_b2': gap_b3_b2,
        'gap_b2_b1': gap_b2_b1,
        'max_phi_survival': max_phi_survival,
        'fold_count': fold_count,
        'total_generators': len(phi_basis_ref),
        'verdict': verdict,
    }

    # Store B2 mean eigenvalue arrays
    for phi_amp in phi_amplitudes:
        tau_min = all_B2_min_tau.get(phi_amp, np.nan)
        d2 = all_B2_d2.get(phi_amp, 0)
        save_dict[f'tau_min_phi{phi_amp:.4f}'] = tau_min
        save_dict[f'd2_phi{phi_amp:.4f}'] = d2

    # Store mixing analysis
    mixing_names = [m[0] for m in mixing_details]
    mixing_b23 = [m[1] for m in mixing_details]
    mixing_b21 = [m[2] for m in mixing_details]
    mixing_b22 = [m[3] for m in mixing_details]
    save_dict['mixing_b2_b3'] = np.array(mixing_b23)
    save_dict['mixing_b2_b1'] = np.array(mixing_b21)
    save_dict['mixing_b2_b2_off'] = np.array(mixing_b22)

    out_npz = os.path.join(SCRIPT_DIR, 's34a_dphys_fold.npz')
    np.savez(out_npz, **save_dict)
    print(f"\n  Saved: {out_npz}")

    # ================================================================
    #  Plot
    # ================================================================
    fig, axes = plt.subplots(2, 2, figsize=(14, 10))

    # Panel 1: B2 mean eigenvalue vs tau for several phi amplitudes
    ax = axes[0, 0]
    for phi_amp in [0, 0.02, 0.05, 0.07, 0.10, 0.14, 0.20]:
        if phi_amp > max(phi_amplitudes):
            continue
        b2_tau_list = []
        for ti in tau_scan_indices:
            key = (ti, phi_amp)
            if key in all_B2_evals:
                b2_tau_list.append(np.mean(all_B2_evals[key]))
        if len(b2_tau_list) == len(tau_scan_indices):
            ax.plot(tau_vals[tau_scan_indices], b2_tau_list,
                    'o-', label=f'|phi|={phi_amp:.2f}', markersize=4)
    ax.set_xlabel('tau')
    ax.set_ylabel('B2 mean eigenvalue')
    ax.set_title(f'B2 branch under {worst_name} fluctuation')
    ax.legend(fontsize=7)
    ax.axvline(x=0.19, color='gray', ls='--', alpha=0.5, label='bare fold')

    # Panel 2: Fold curvature d2 vs phi amplitude
    ax = axes[0, 1]
    phis = sorted(all_B2_d2.keys())
    d2s = [all_B2_d2[p] for p in phis]
    ax.plot(phis, d2s, 'b-o', markersize=4)
    ax.axhline(y=0, color='r', ls='--', alpha=0.7)
    ax.axvline(x=gap_b3_b2, color='g', ls='--', alpha=0.5, label=f'gap={gap_b3_b2:.3f}')
    ax.axvline(x=2*gap_b3_b2, color='orange', ls='--', alpha=0.5, label=f'2*gap={2*gap_b3_b2:.3f}')
    ax.set_xlabel('|phi_VEV|')
    ax.set_ylabel('d^2(B2)/dtau^2 at minimum')
    ax.set_title('Fold curvature vs fluctuation amplitude')
    ax.legend(fontsize=8)

    # Panel 3: Fold location tau_min vs phi
    ax = axes[1, 0]
    taus_min = [all_B2_min_tau[p] for p in phis]
    ax.plot(phis, taus_min, 'r-o', markersize=4)
    ax.axhline(y=0.19, color='gray', ls='--', alpha=0.5, label='bare fold')
    ax.axvline(x=gap_b3_b2, color='g', ls='--', alpha=0.5)
    ax.set_xlabel('|phi_VEV|')
    ax.set_ylabel('tau_min (fold location)')
    ax.set_title('Fold location drift under fluctuation')
    ax.legend(fontsize=8)

    # Panel 4: B2 splitting at fold
    ax = axes[1, 1]
    splits = []
    for phi_amp in phis:
        tau_min = all_B2_min_tau.get(phi_amp, 0.19)
        ti_closest = tau_scan_indices[np.argmin(np.abs(tau_vals[tau_scan_indices] - tau_min))]
        b2_ev = all_B2_evals.get((ti_closest, phi_amp), np.array([0]))
        splits.append(np.max(b2_ev) - np.min(b2_ev))
    ax.plot(phis, splits, 'g-o', markersize=4)
    ax.axvline(x=gap_b3_b2, color='g', ls='--', alpha=0.5, label=f'gap={gap_b3_b2:.3f}')
    ax.set_xlabel('|phi_VEV|')
    ax.set_ylabel('B2 eigenvalue splitting')
    ax.set_title('Degeneracy lifting by inner fluctuation')
    ax.legend(fontsize=8)

    fig.suptitle(f'Gate DPHYS-34a-1: {verdict}', fontsize=14, fontweight='bold')
    plt.tight_layout()
    out_png = os.path.join(SCRIPT_DIR, 's34a_dphys_fold.png')
    plt.savefig(out_png, dpi=150)
    print(f"  Saved: {out_png}")

    elapsed = time.time() - t0
    print(f"\n  Total runtime: {elapsed:.1f}s")
    print(f"\n  GATE DPHYS-34a-1: {verdict}")

    return verdict


if __name__ == '__main__':
    main()
